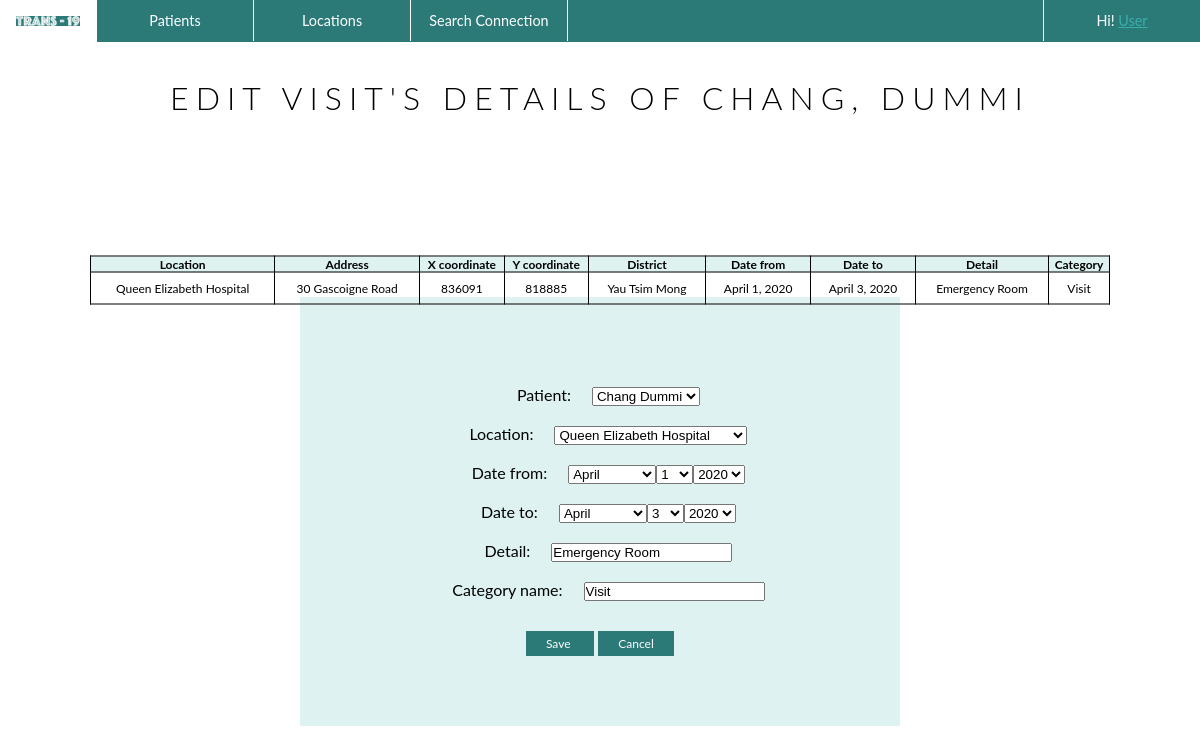
The page /patient_corner/1/editvisit/3 on the database its author committed.
### patient_corner/models.py (models this page shows, shortened)
class Visit(models.Model):
    patient = models.ForeignKey(Patient, on_delete=models.CASCADE)
    location = models.ForeignKey(Location, on_delete=models.CASCADE)
    date_from = models.DateField()
    date_to = models.DateField()
    detail = models.CharField(max_length=50)
    category_name = models.CharField(max_length=15)

class Patient(models.Model):
    caseId = models.AutoField(primary_key=True)
    first_name = models.CharField(max_length=15)
    last_name = models.CharField(max_length=15)
    Id_doc_num = models.CharField(max_length=15)
    date_of_birth = models.DateField()
    confirmed_date = models.DateField()
    def __str__(self):
        return f'{self.last_name} {self.first_name}'

class Location(models.Model):
    location_name = models.CharField(max_length=50)
    address = models.CharField(max_length=50)
    x_coord = models.BigIntegerField()
    y_coord = models.BigIntegerField()
    district_name = models.CharField(max_length=30)
    def __str__(self):
        return self.location_name

### patient_corner/views.py (the view, shortened to what this page needs)
class Editvisit(UpdateView):
    model = Visit
    form_class = VisitCreateForm
    template_name = "patient_corner/edit_visit.html"
    def get_object(self, *args, **kwargs):
        visit = get_object_or_404(Visit, pk=self.kwargs['visit'])
        return visit

### patient_corner/forms.py
class VisitCreateForm(forms.ModelForm):
    date_from = forms.DateField(widget = forms.SelectDateWidget(years=range(2019,2021)))
    date_to = forms.DateField(widget = forms.SelectDateWidget(years=range(2019,2021)))
    class Meta:
        model = Visit
        fields = '__all__'
    def __init__(self, *args, **kwargs):
        super().__init__(*args, **kwargs)
        self.fields['patient'].queryset = Patient.objects.all().order_by('caseId')
        self.fields['location'].queryset = Location.objects.all().order_by('location_name')

### templates/patient_corner/edit_visit.html (shortened to what this page needs)
{%load static%}
<!DOCTYPE html>
<html>
<head>
  <link rel="stylesheet" type="text/css" href="{% static 'css/templatestyle.css'%}">
</head>
<body>
<header>
  <div class="menu">
    <ul>
      <li class="logo"><a href="home"><img src="{% static 'media/logo_navigation.png' %}" style = "max-width: 100%;" alt ="TRANS-19"></a></li>
      <li class="dropdown">
        <a href="patients" class="dropbtn">Patients</a>
      </li>
      <li class="dropdown">
        <a href="locations" class="dropbtn">Locations</a>
      </li>
      <li class="dropdown">
        <a href="searching_form.html">Search Connection</a>
      </li>
      <li class="dropdown" style="float:right; border-left: 1px solid white;  border-right: 0px solid white;  ">
        <a href="locations" class="dropbtn">Hi! <u>User</u></a>
      </li>
    </ul>
  </div>
  </header>
<div class="title">
  <h1 style="text-align:center">EDIT VISIT'S DETAILS OF {{ visit.patient.last_name }}, {{ visit.patient.first_name }} </h1>
</div>
  <table>
    <tr>
      <th>Location</th>
      <th>Address</th>
      <th>X coordinate</th>
      <th>Y coordinate</th>
      <th>District</th>
      <th>Date from</th>
      <th>Date to</th>
      <th>Detail</th>
      <th>Category</th>
    </tr>
    <tr>
    <td>{{ visit.location.location_name }}</td>
    <td>{{ visit.location.address }}</td>
      <td>{{ visit.location.x_coord }}</td>
      <td>{{ visit.location.y_coord }}</td>
      <td>{{ visit.location.district_name }}</td>
      <td>{{ visit.date_from }} </td>
      <td>{{ visit.date_to }}</td>
      <td>{{ visit.detail }}</td>
      <td>{{ visit.category_name }}</td>
      </tr>
    </table>
<div class="form">
  <form method="POST" >
    <p>
      {% for field in form %}
      <div class="field" style="margin: 3%;">
        <label for="{{ field.id_for_label }}" class="label" style="margin: 3%;">{{ field.label_tag }}</label>
        {{ field }}
      </div>
      {% endfor %}
    </p>
    <center>
      <button class="buttoncentre" style="margin-top: 2%; padding-right: 8%;" type="submit">Save</button>
      <a href="{% url 'patient_visit' visit.patient.caseId %}" style="margin-top: 2%;" class="buttoncentre">Cancel</a>
    </center>
  </form>
</div>
</body>
</html>

### static/css/templatestyle.css (style rules this page uses)
* { margin: 0; padding: 0; }
body { font-family: 'lato'; }
h1 { font-family: 'lato'; font-weight: 300; letter-spacing: 7px; text-transform: uppercase; }
u { font-family: 'lato'; color: #3aafa9; }
.title { font-family: 'lato'; padding-top: 3vw; }
p { font-family: 'lato'; font-size: 1.5vw; }
.buttoncentre { font-family: 'lato'; background-color: #2B7A78; border: none; color: white; padding: 5px 20px; display: inline-block; text-decoration: none; font-size: 1vw; cursor: pointer; width: 3vw; }
.form { font-family: 'lato'; background-color: #DEF2F1; width: 50vw; text-align: center; padding: 70px 0; margin-left: 25%; margin-right: 25%; margin-top: 15%; }
table { font-family: 'lato'; border-collapse: collapse; width: 85%; table-layout: auto; font-size: 1vw; position: absolute; top: 35%; left: 50%; margin-right: -50%; transform: translate(-50%, -50%) }
th { font-family: 'lato'; background-color: #DEF2F1; border: 1px solid black; font-size: 1vw; }
td { font-family: 'lato'; border: 1px solid black; table-layout: auto; text-align: center; padding: 8px; font-size: 1vw; }
.logo { font-family: 'phosphateinlineroman'; display: block; border-right: 1px solid white; color: white; text-align: center; text-decoration: none; font-size: 1.3vw; max-width: 8vw; }
ul { max-width: 100%; font-family: 'Lato'sans-serif; font-size: 1.2vw; min-width: 100px; list-style-type: none; margin: 0; padding: 0; overflow: hidden; background-color: #2B7A78; }
li { float: left; width: 13vw; }
li a, .dropbtn { display: block; color: white; text-align: center; padding: 12px 16px; text-decoration: none; }
li.dropdown { border-right: 1px solid white; width: 13vw; text-align: center; }

### rows shown on the page
Visit: patient.last_name "CHANG", patient.first_name "DUMMI", location.location_name "Queen Elizabeth Hospital", location.address "30 Gascoigne Road", location.x_coord "836091", location.y_coord "818885", location.district_name "Yau Tsim Mong", date_from "April 1, 2020", date_to "April 3, 2020", detail "Emergency Room", category_name "Visit", form "Chang Dummi" "Queen Elizabeth Hospital" "Emergency Room" "Visit"

### other values the page prints
{{ field.label_tag }} "Patient:" "Location:" "Date from:" "Date to:" "Detail:" "Category name:"
